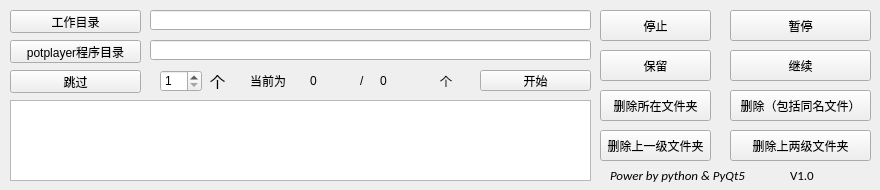
<?xml version="1.0" encoding="UTF-8"?>
<ui version="4.0">
 <class>Form</class>
 <widget class="QWidget" name="Form">
  <property name="windowModality">
   <enum>Qt::NonModal</enum>
  </property>
  <property name="enabled">
   <bool>true</bool>
  </property>
  <property name="geometry">
   <rect>
    <x>0</x>
    <y>0</y>
    <width>880</width>
    <height>190</height>
   </rect>
  </property>
  <property name="minimumSize">
   <size>
    <width>880</width>
    <height>190</height>
   </size>
  </property>
  <property name="maximumSize">
   <size>
    <width>880</width>
    <height>190</height>
   </size>
  </property>
  <property name="windowTitle">
   <string>Form</string>
  </property>
  <property name="windowIcon">
   <iconset>
    <normaloff>../icon/256x256.ico</normaloff>../icon/256x256.ico</iconset>
  </property>
  <property name="windowOpacity">
   <double>1.000000000000000</double>
  </property>
  <widget class="QTextBrowser" name="show_video_dir">
   <property name="geometry">
    <rect>
     <x>10</x>
     <y>100</y>
     <width>581</width>
     <height>81</height>
    </rect>
   </property>
  </widget>
  <widget class="QLineEdit" name="show_potdir">
   <property name="geometry">
    <rect>
     <x>150</x>
     <y>40</y>
     <width>441</width>
     <height>20</height>
    </rect>
   </property>
  </widget>
  <widget class="QLabel" name="label_6">
   <property name="geometry">
    <rect>
     <x>360</x>
     <y>70</y>
     <width>16</width>
     <height>21</height>
    </rect>
   </property>
   <property name="text">
    <string>/</string>
   </property>
  </widget>
  <widget class="QPushButton" name="bt_skip_number">
   <property name="geometry">
    <rect>
     <x>10</x>
     <y>70</y>
     <width>131</width>
     <height>23</height>
    </rect>
   </property>
   <property name="text">
    <string>跳过</string>
   </property>
  </widget>
  <widget class="QLabel" name="label_2">
   <property name="geometry">
    <rect>
     <x>250</x>
     <y>70</y>
     <width>41</width>
     <height>21</height>
    </rect>
   </property>
   <property name="text">
    <string>当前为</string>
   </property>
  </widget>
  <widget class="QPushButton" name="bt_zantin">
   <property name="geometry">
    <rect>
     <x>730</x>
     <y>10</y>
     <width>141</width>
     <height>31</height>
    </rect>
   </property>
   <property name="text">
    <string>暂停</string>
   </property>
  </widget>
  <widget class="QPushButton" name="bt_del_dir_2">
   <property name="geometry">
    <rect>
     <x>730</x>
     <y>130</y>
     <width>141</width>
     <height>31</height>
    </rect>
   </property>
   <property name="text">
    <string>删除上两级文件夹</string>
   </property>
  </widget>
  <widget class="QLabel" name="label">
   <property name="geometry">
    <rect>
     <x>210</x>
     <y>70</y>
     <width>21</width>
     <height>20</height>
    </rect>
   </property>
   <property name="font">
    <font>
     <family>AcadEref</family>
     <pointsize>11</pointsize>
    </font>
   </property>
   <property name="text">
    <string>个</string>
   </property>
  </widget>
  <widget class="QPushButton" name="bt_start">
   <property name="geometry">
    <rect>
     <x>480</x>
     <y>70</y>
     <width>111</width>
     <height>21</height>
    </rect>
   </property>
   <property name="text">
    <string>开始</string>
   </property>
  </widget>
  <widget class="QLabel" name="show_files_number">
   <property name="geometry">
    <rect>
     <x>380</x>
     <y>70</y>
     <width>51</width>
     <height>21</height>
    </rect>
   </property>
   <property name="text">
    <string>0</string>
   </property>
  </widget>
  <widget class="QSpinBox" name="spinBox_skip_number">
   <property name="geometry">
    <rect>
     <x>160</x>
     <y>70</y>
     <width>42</width>
     <height>22</height>
    </rect>
   </property>
   <property name="minimum">
    <number>1</number>
   </property>
   <property name="maximum">
    <number>200</number>
   </property>
  </widget>
  <widget class="QLabel" name="label_3">
   <property name="geometry">
    <rect>
     <x>440</x>
     <y>70</y>
     <width>21</width>
     <height>21</height>
    </rect>
   </property>
   <property name="text">
    <string>个</string>
   </property>
  </widget>
  <widget class="QLabel" name="show_now_number">
   <property name="geometry">
    <rect>
     <x>310</x>
     <y>70</y>
     <width>51</width>
     <height>21</height>
    </rect>
   </property>
   <property name="text">
    <string>0</string>
   </property>
  </widget>
  <widget class="QPushButton" name="bt_set_potdir">
   <property name="geometry">
    <rect>
     <x>10</x>
     <y>40</y>
     <width>131</width>
     <height>23</height>
    </rect>
   </property>
   <property name="text">
    <string>potplayer程序目录</string>
   </property>
  </widget>
  <widget class="QPushButton" name="bt_continue">
   <property name="geometry">
    <rect>
     <x>730</x>
     <y>50</y>
     <width>141</width>
     <height>31</height>
    </rect>
   </property>
   <property name="text">
    <string>继续</string>
   </property>
  </widget>
  <widget class="QPushButton" name="bt_del_dir">
   <property name="geometry">
    <rect>
     <x>600</x>
     <y>90</y>
     <width>111</width>
     <height>31</height>
    </rect>
   </property>
   <property name="text">
    <string>删除所在文件夹</string>
   </property>
  </widget>
  <widget class="QPushButton" name="bt_del_name">
   <property name="geometry">
    <rect>
     <x>730</x>
     <y>90</y>
     <width>141</width>
     <height>31</height>
    </rect>
   </property>
   <property name="text">
    <string>删除（包括同名文件）</string>
   </property>
  </widget>
  <widget class="QLineEdit" name="show_workdir">
   <property name="geometry">
    <rect>
     <x>150</x>
     <y>10</y>
     <width>441</width>
     <height>20</height>
    </rect>
   </property>
  </widget>
  <widget class="QPushButton" name="bt_stop">
   <property name="geometry">
    <rect>
     <x>600</x>
     <y>10</y>
     <width>111</width>
     <height>31</height>
    </rect>
   </property>
   <property name="text">
    <string>停止</string>
   </property>
  </widget>
  <widget class="QPushButton" name="bt_skip">
   <property name="geometry">
    <rect>
     <x>600</x>
     <y>50</y>
     <width>111</width>
     <height>31</height>
    </rect>
   </property>
   <property name="text">
    <string>保留</string>
   </property>
  </widget>
  <widget class="QPushButton" name="bt_del_dir_1">
   <property name="geometry">
    <rect>
     <x>600</x>
     <y>130</y>
     <width>111</width>
     <height>31</height>
    </rect>
   </property>
   <property name="text">
    <string>删除上一级文件夹</string>
   </property>
  </widget>
  <widget class="QPushButton" name="bt_set_workdir">
   <property name="geometry">
    <rect>
     <x>10</x>
     <y>10</y>
     <width>131</width>
     <height>23</height>
    </rect>
   </property>
   <property name="text">
    <string>工作目录</string>
   </property>
  </widget>
  <widget class="QLabel" name="label_4">
   <property name="geometry">
    <rect>
     <x>610</x>
     <y>160</y>
     <width>151</width>
     <height>31</height>
    </rect>
   </property>
   <property name="font">
    <font>
     <family>Calibri</family>
     <pointsize>10</pointsize>
     <italic>true</italic>
    </font>
   </property>
   <property name="text">
    <string>Power by python &amp; PyQt5</string>
   </property>
  </widget>
  <widget class="QLabel" name="label_5">
   <property name="geometry">
    <rect>
     <x>790</x>
     <y>160</y>
     <width>31</width>
     <height>31</height>
    </rect>
   </property>
   <property name="font">
    <font>
     <family>Calibri</family>
     <pointsize>10</pointsize>
     <weight>50</weight>
     <bold>false</bold>
    </font>
   </property>
   <property name="text">
    <string>V1.0</string>
   </property>
  </widget>
 </widget>
 <resources/>
 <connections/>
</ui>
